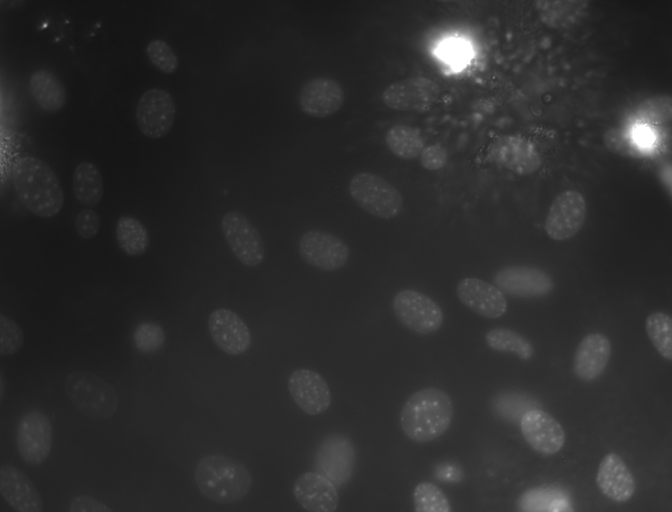
#> input picture data/NIH3T3/im/dna-33.png, 1344 x 1024 px (shown at 1/2 size)
$ jupyter execute --allow-errors svm_segm.ipynb
#> lines starting #> are read from the running program, lines starting #| are printed output that depends on the picture; after the words box and inside, x2 and y2 are one past the last pixel; in counts of white or black regions, pixels touching at a corner belong together
# [Bonus Tasks](svm_segm.ipynb)

[cell 1]
import numpy as np
import matplotlib.pyplot as plt

import scipy.ndimage as ndi
import skimage.morphology as morph
import skimage.util
from skimage.util import view_as_blocks
from sklearn.pipeline import make_pipeline
from sklearn.preprocessing import StandardScaler
from sklearn.svm import SVC

[cell 2]
def blend_result(img, seg, border_radius=1, interior_opacity=1, interior_opacity_decay=0.9, color=(0,1,0)):
    img  = np.dstack([img] * 3).copy()
    img -= img.min()
    img /= img.max()
    selem  = morph.disk(border_radius)
    seg_bd = np.logical_xor(morph.binary_dilation(seg, selem), morph.binary_erosion(seg, selem))
    mask_decay = ndi.distance_transform_edt(seg)
    for i in range(3):
        opacity = interior_opacity / pow(1 + mask_decay[seg], interior_opacity_decay)
        img[:,:,i][seg] = color[i] * opacity + (1 - opacity) * img[:,:,i][seg]
        img[:,:,i][seg_bd] = color[i]
    return img

[cell 3]
patch_sizes = (32, 32)

---

**[Task 1.1.]()** Implement `create_data_matrix`:

[cell 4]
def create_data_matrix(img):
    ph, pw = patch_sizes
    blocks = view_as_blocks(img, (ph, pw))
    X = blocks.reshape (-1, ph * pw)
    return X

#> (the rest of this cell did not finish here and is left out)

**[Task 1.2.]()** Implement `create_gt_labels_vector`:

[cell 5]
def create_gt_labels_vector(gt):
    gt = gt.astype(bool)
    patch = create_data_matrix(gt)
    fg_fraction = patch.mean (axis = 1)

    labels = np.zeros(len(fg_fraction), dtype=int)
    labels[fg_fraction > 0.5] = 1
    labels [fg_fraction == 0] = -1
    return labels

**[Task 1.3.]()** Create the SVM classifier:

[cell 6]
clf = make_pipeline(StandardScaler(), SVC(class_weight='balanced', gamma=0.1))

**[Task 1.3 (a).]()** Create the data matrices for the images `dna-33` and `dna-44`:

[cell 7]
img33 = plt.imread('data/NIH3T3/im/dna-33.png')
#> img33 is the input picture: shape (1024, 1344) float32; min 0.0745, max 1, mean 0.177
img44 = plt.imread('data/NIH3T3/im/dna-44.png')
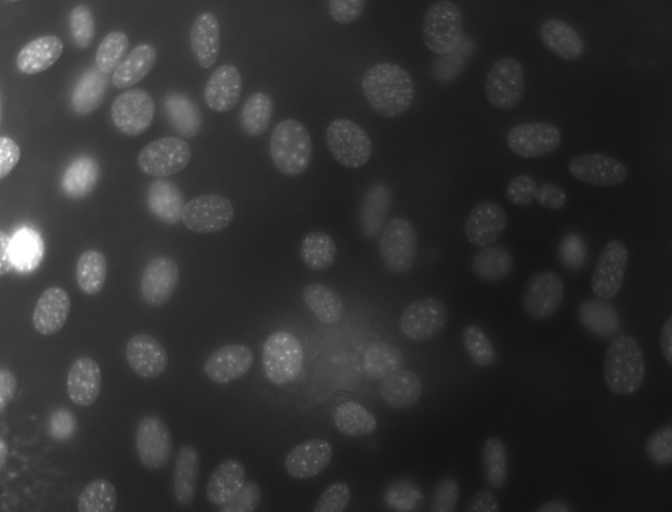
#> input picture data/NIH3T3/im/dna-44.png, 1344 x 1024 px (shown at 1/2 size)
#> img44 is the input picture: shape (1024, 1344) float32; min 0.0667, max 1, mean 0.193

X33 = create_data_matrix(img33)
X44 = create_data_matrix(img44)

**[Task 1.3 (b).]()** Create the corresponding ground truth label vectors:

[cell 8]
gt33 = plt.imread('data/NIH3T3/gt/33.png')
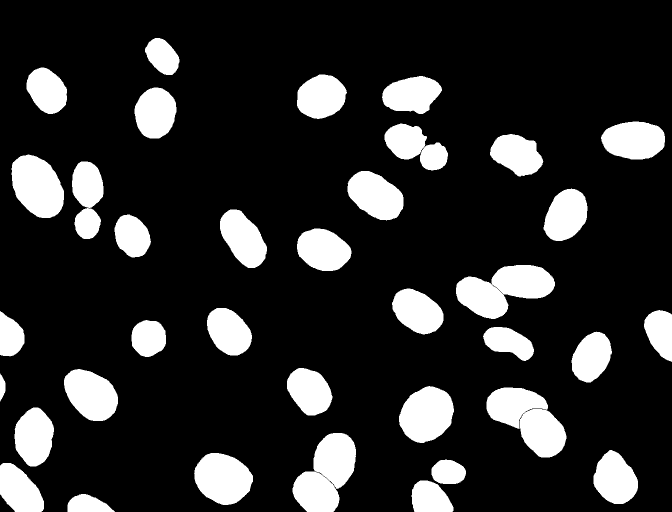
#> input picture data/NIH3T3/gt/33.png, 1344 x 1024 px (shown at 1/2 size)
#> gt33: shape (1024, 1344) float32; values 0 (black) and 1 (white), 17% white; 36 white regions, largest, box (x1, y1, x2, y2) and area: (973, 775, 1133, 915) 12999, (585, 866, 712, 1024) 12755, (912, 530, 1110, 638) 12741
gt44 = plt.imread('data/NIH3T3/gt/44.png')
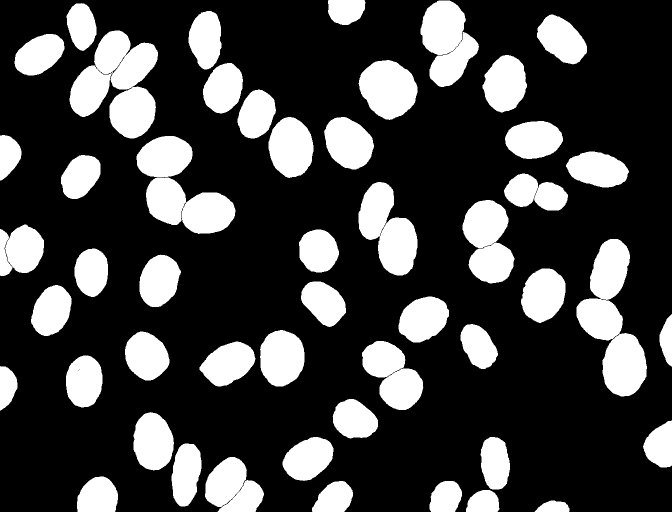
#> input picture data/NIH3T3/gt/44.png, 1344 x 1024 px (shown at 1/2 size)
#> gt44: shape (1024, 1344) float32; values 0 (black) and 1 (white), 25.7% white; 51 white regions, largest, box (x1, y1, x2, y2) and area: (139, 61, 316, 277) 22776, (1153, 478, 1294, 793) 21765, (717, 364, 835, 551) 13114

y33 = create_gt_labels_vector(gt33)
#> in create_data_matrix (call 3), `X = blocks.reshape (-1, ph * pw)`: X: shape (1344, 1024) bool; 17% white; 459 white regions (200 under 20 px), largest, box (x1, y1, x2, y2) and area: (0, 415, 1024, 427) 6535, (0, 780, 1024, 791) 6531, (0, 742, 1024, 749) 5030
#> in create_gt_labels_vector, `fg_fraction = patch.mean (axis = 1)`: fg_fraction = 1344 values, max 1 at index 212, min 0 at index 0, mean 0.17
#> in create_gt_labels_vector, `labels = np.zeros(len(fg_fraction), dtype=int)`: labels = 1344 values from 0 to 0
#> y33 = 1344 values, max 1 at index 135, min -1 at index 0, mean -0.504
y44 = create_gt_labels_vector(gt44)
#> in create_data_matrix (call 4), `X = blocks.reshape (-1, ph * pw)`:
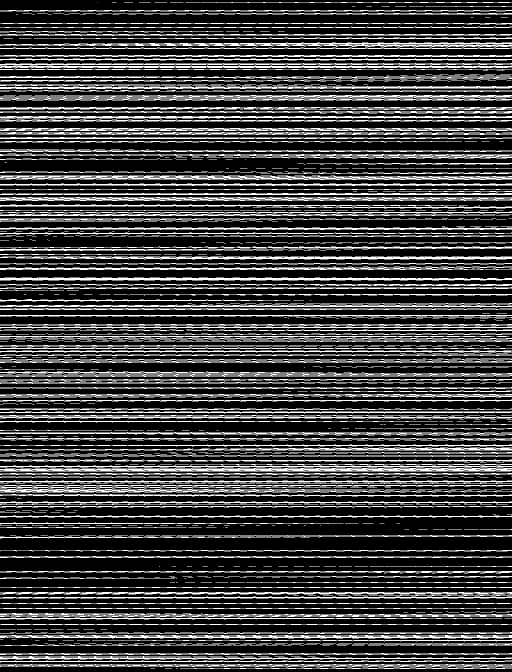
#> X: shape (1344, 1024) bool (shown at 1/2 size); 25.7% white; 643 white regions (250 under 20 px), largest, box (x1, y1, x2, y2) and area: (0, 190, 1024, 201) 7334, (0, 126, 1024, 136) 6815, (0, 351, 1024, 360) 6333
#> y44 = 1344 values, max 1 at index 21, min -1 at index 0, mean -0.254

**[Task 1.3 (c).]()** Create the *combined* data matrices and ground truth label vectors:

[cell 9]
X = np.concatenate([X33, X44])
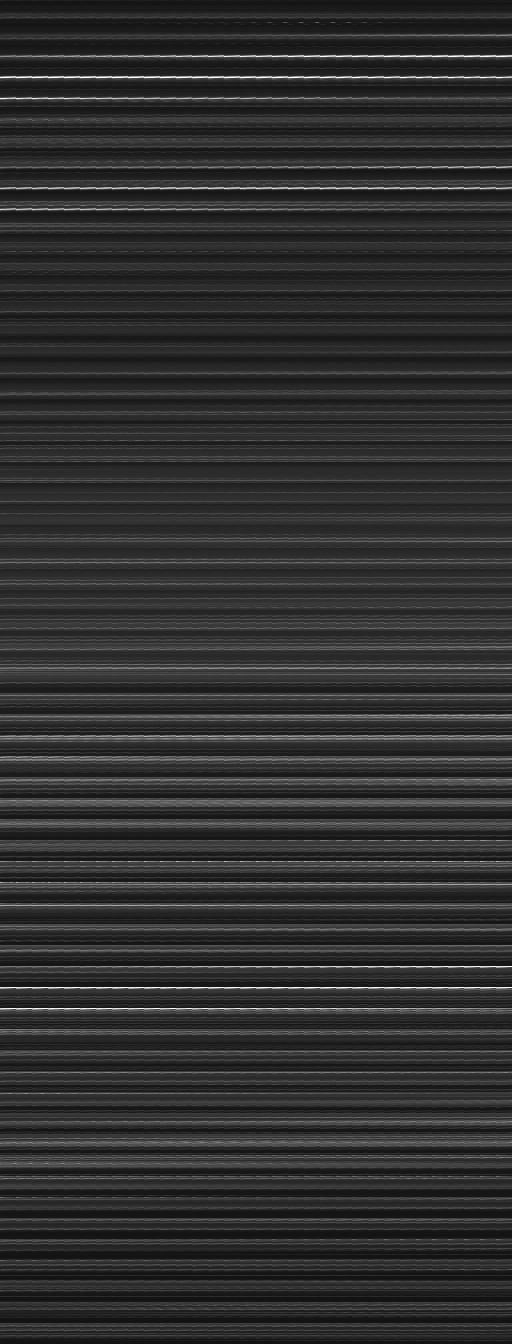
#> X: shape (2688, 1024) float32 (shown at 1/2 size); min 0.0667, max 1, mean 0.185
Y = np.concatenate([y33, y44])
#> Y = 2688 values, max 1 at index 135, min -1 at index 0, mean -0.379

mask = Y != 0
X = X[mask]
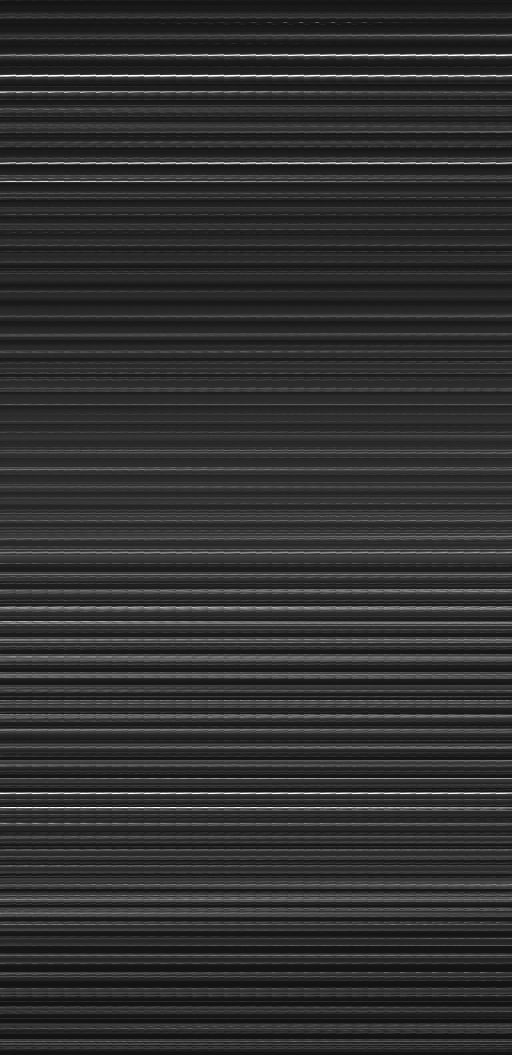
#> X: shape (2109, 1024) float32 (shown at 1/2 size); min 0.0667, max 1, mean 0.186
Y = Y[mask]
#> Y = 2109 values, max 1 at index 133, min -1 at index 0, mean -0.483
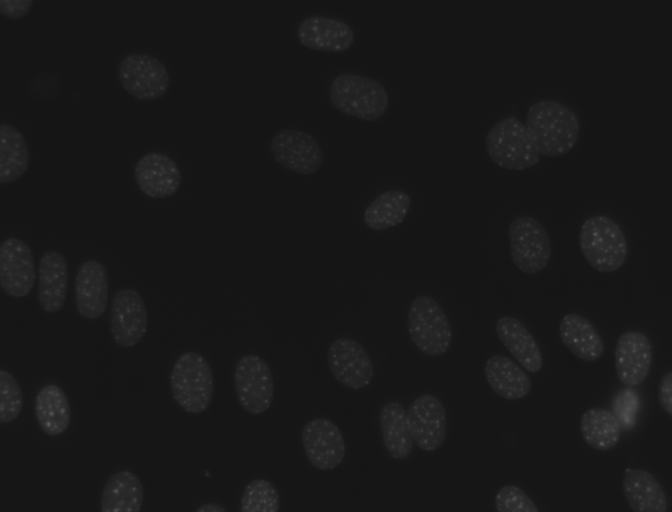
#> input picture data/NIH3T3/im/dna-0.png, 1344 x 1024 px (shown at 1/2 size)
#> further down, img is the input picture: shape (1024, 1344) float32; min 0.0706, max 0.373, mean 0.0948

**[Task 1.3 (d).]()** Train the classifier using the data matrix and label vectors from above:

[cell 10]
clf.fit(X, Y)

**[Task 1.4.]()** Implement the function `predict_image`:

[cell 11]
def predict_image(img):
    ph, pw = patch_sizes
    X = create_data_matrix(img)
#> in create_data_matrix (call 5), `X = blocks.reshape (-1, ph * pw)`:
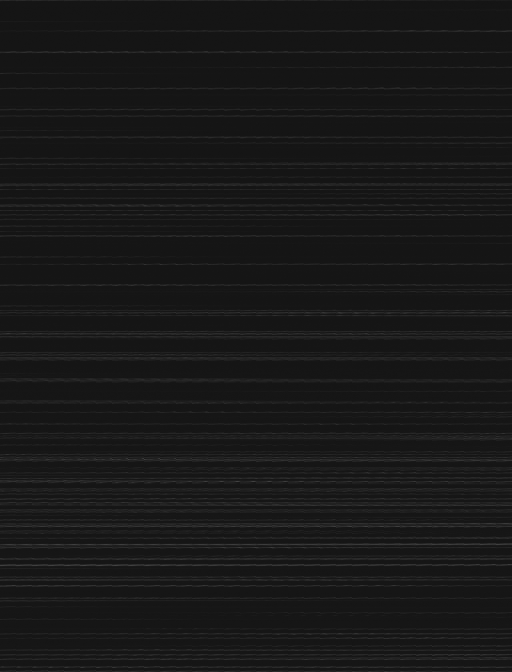
#> X: shape (1344, 1024) float32 (shown at 1/2 size); min 0.0706, max 0.373, mean 0.0948
    labels = clf.predict(X)
#> labels = 1344 values, max 1 at index 0, min -1 at index 2, mean -0.554

    grid = (labels ==1).reshape(img.shape [0] //ph,
                                img.shape [1] //pw)
#> grid: shape (32, 42) bool; 22.3% white in thin lines or dots

    n_rows = grid.shape[0]
#> n_rows = 32
    n_cols = grid.shape[1]
#> n_cols = 42

    result = np.zeros(img.shape, dtype=bool)
    for row in range(n_rows):
          for col in range(n_cols):

             result[row * ph:(row+1)*ph, col*pw:(col+1)*pw] = grid[row,col]
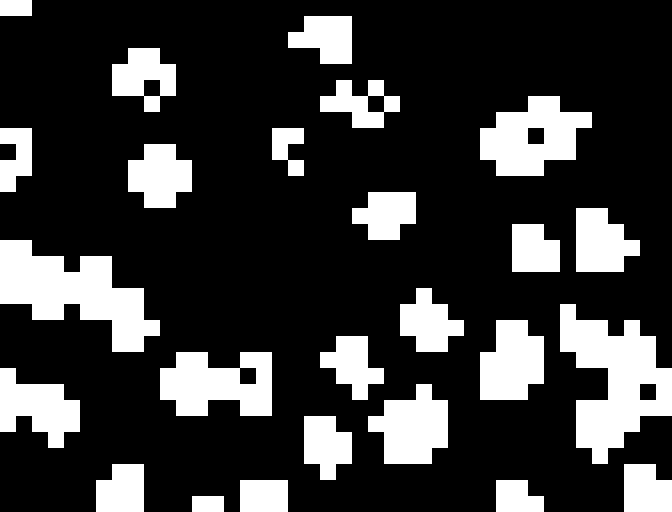
#> result: shape (1024, 1344) bool (shown at 1/2 size); 22.3% white; 25 white regions, largest, box (x1, y1, x2, y2) and area: (1120, 608, 1344, 928) 37888, (0, 480, 320, 704) 35840, (960, 192, 1184, 352) 22528
    return result

Test your implementation:

[cell 12]
img = plt.imread(f'data/NIH3T3/im/dna-0.png')
seg = predict_image(img)

plt.figure()
plt.imshow(blend_result(img, seg))
#> in blend_result, `seg_bd = np.logical_xor(morph.binary_dilation(seg, selem), morph.binar..`: seg_bd: shape (1024, 1344) bool; 1.9% white in thin lines or dots
#> after the loop in blend_result, `for i in range(3):`:
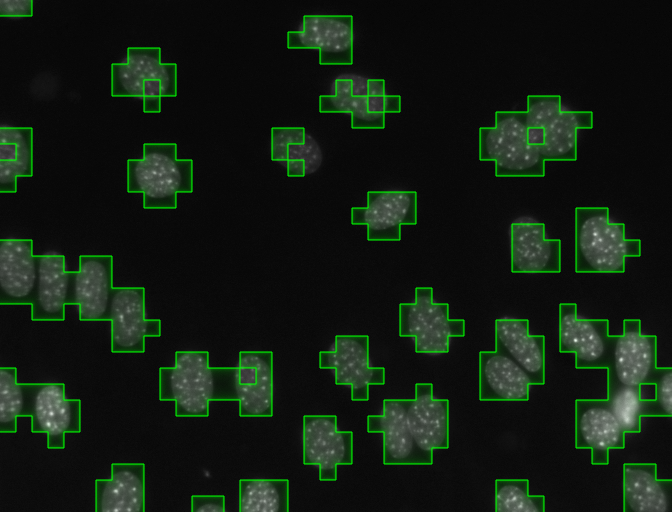
#> img: shape (1024, 1344, 3) float32 (shown at 1/2 size); mean of channels 0, 1, 2 0.0747, 0.118, 0.0747; drawn as R, G, B

[cell 13]
plt.figure(figsize=(15, 6))
plt.subplot(1, 2, 2); plt.imshow(seg, cmap='gray'); plt.title('Seg')
plt.subplot(1, 2, 1); plt.imshow(blend_result(img, seg));  plt.title('Blend result')

**[Task 1.5.]()** Perform batch processing:

[cell 14]
def compute_dice(G, H):
    assert G.dtype == bool and H.dtype == bool
    dice = 2 * (G * H).sum() / (G.sum() + H.sum())
    return dice

indices = [28, 29, 33, 44, 46, 49]
dice_scores = []

#> (the rest of this cell did not finish here and is left out)

[cell 15]
def otsu_thresholding(imgf):
    img8 = (imgf * 255).round().astype(np.uint8)
    h = np.zeros(256)

    for i in range(256):
        h[i] = np.sum(img8 == i)

        sum_wcv = np.zeros(256)

    for T in range (256):
         sum_wcv[T] = (np.sum(h[:T])*np.var(img8[img8 < T]) + (np.sum(h[T:])*np.var(img8[img8 >=T])))

    T_best = np.nanargmin(sum_wcv)
    img_2 = img8.copy()


    for x in range(1024):
        for y in range(1344):
            if img_2[x,y] >= T_best:
                img_2[x,y] = 1
            else :
                img_2[x,y] = 0
    return img_2


indices = [28, 29, 33, 44, 46, 49]
#> indices = [28, 29, 33, 44, 46, 49]
dice_scores = []

#> (the rest of this cell did not finish here and is left out)
